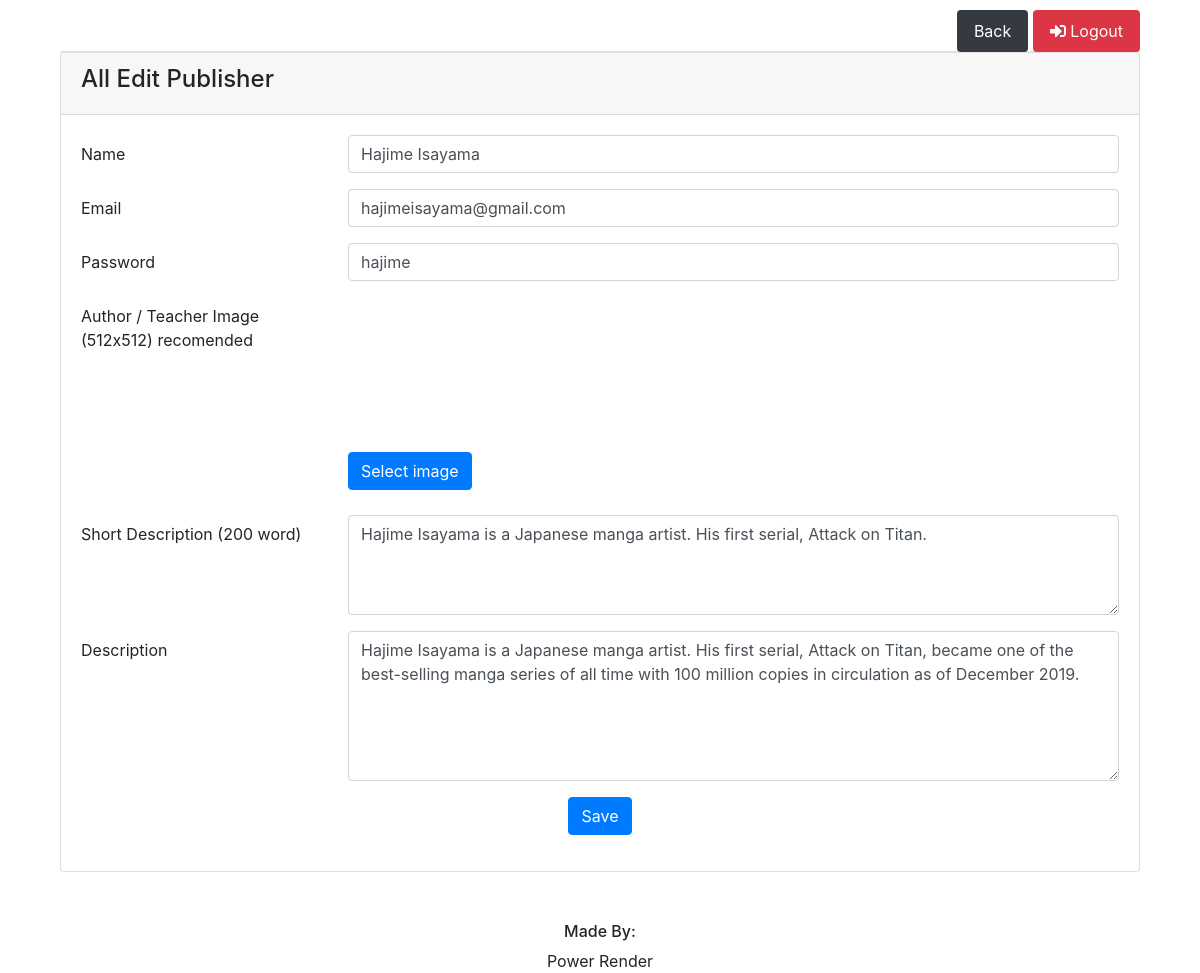
Screenshot of /editauthor.php?id_author=5 (signed in) with the database file from the repository.
### tables this page shows
CREATE TABLE `tbl_author` (
  `id_author` int(11) NOT NULL,
  `name_author` varchar(222) NOT NULL,
  `image_author` text NOT NULL,
  `short_desc_author` varchar(100) NOT NULL,
  `desc_author` text NOT NULL,
  `author_email` varchar(50) NOT NULL,
  `author_password` varchar(50) NOT NULL,
  `status_author` int(1) NOT NULL
);

### editauthor.php (the view, shortened to what this page needs)
<?php include 'include/header.php';?>
<body>
	<div class="container">
	<div class="mx-auto col-sm-12 main-section" id="myTab" role="tablist">
		<?php include 'include/child-tab.php';?>
		<div class="tab-content" id="myTabContent">
			<div role="tabpanel">
				<div class="card">
					<div class="card-header">
						<h4>All Edit Publisher</h4>
					</div>
					<div class="card-body">
						<?php
							$id = $_GET['id_author'];
							$query = "SELECT * FROM tbl_author WHERE id_author = '".$id."'";
							$ms = mysqli_query($conn, $query);
							$result = mysqli_fetch_assoc($ms);
									?>
						<form class="form" role="form" method="post" action="" enctype="multipart/form-data" autocomplete="off">
							<div class="form-group row">
								<label class="col-lg-3 col-form-label form-control-label">Name</label>
								<div class="col-lg-9">
									<input class="form-control" name="name" value="<?php echo $result['name_author']; ?>">
								</div>
							</div>
							<div class="form-group row">
								<label class="col-lg-3 col-form-label form-control-label">Email</label>
								<div class="col-lg-9">
									<input class="form-control" name="email" value="<?php echo $result['author_email']; ?>">
								</div>
							</div>
							<div class="form-group row">
								<label class="col-lg-3 col-form-label form-control-label">Password</label>
								<div class="col-lg-9">
									<input class="form-control" name="password" value="<?php echo $result['author_password']; ?>">
								</div>
							</div>
							<div class="form-group row">
								<label class="col-lg-3 col-form-label form-control-label">Author / Teacher Image (512x512) recomended</label>
								<div class="col-lg-9">
									<div class="fileupload fileupload-new" data-provides="fileupload">
										<div class="fileupload-new thumbnail" style="width: 200px; height: 150px;">
										</div>
										<div>
											<span class="btn btn-file btn-primary">
												<span class="fileupload-new">Select image</span>
												<input type="file" name="photo" accept="image/jpeg"></span>
										</div>
									</div>
								</div>
							</div>
							<div class="form-group row">
								<label class="col-lg-3 col-form-label form-control-label">Short Description (200 word)</label>
								<div class="col-lg-9">
									<textarea class="form-control" name="shortdes" style="height:100px;"><?php echo $result['short_desc_author']; ?></textarea>
								</div>
							</div>
							<div class="form-group row">
								<label class="col-lg-3 col-form-label form-control-label">Description</label>
								<div class="col-lg-9">
									<textarea class="form-control" name="description" style="height:150px;"><?php echo $result['desc_author']; ?></textarea>
								</div>
							</div>
							<div class="form-group row">
								<div class="col-lg-12 text-center">
									<input type="submit" name="submit" class="btn btn-primary" value="Save">
								</div>
							</div>
						</form>
					</div>
				</div>
			</div>
		</div>
	</div>
</div>
<?php include 'include/footer.php';?>
</body>
</html>

### rows the page displays
tbl_author: name "Hajime Isayama", email "hajimeisayama@gmail.com", password "hajime", shortdes "Hajime Isayama is a Japanese manga artist. His first serial, Attack on Titan.", description "Hajime Isayama is a Japanese manga artist. His first serial, Attack on Titan, became one of the best-selling manga series of all time with 100 million copies in circulation as of December 2019."
